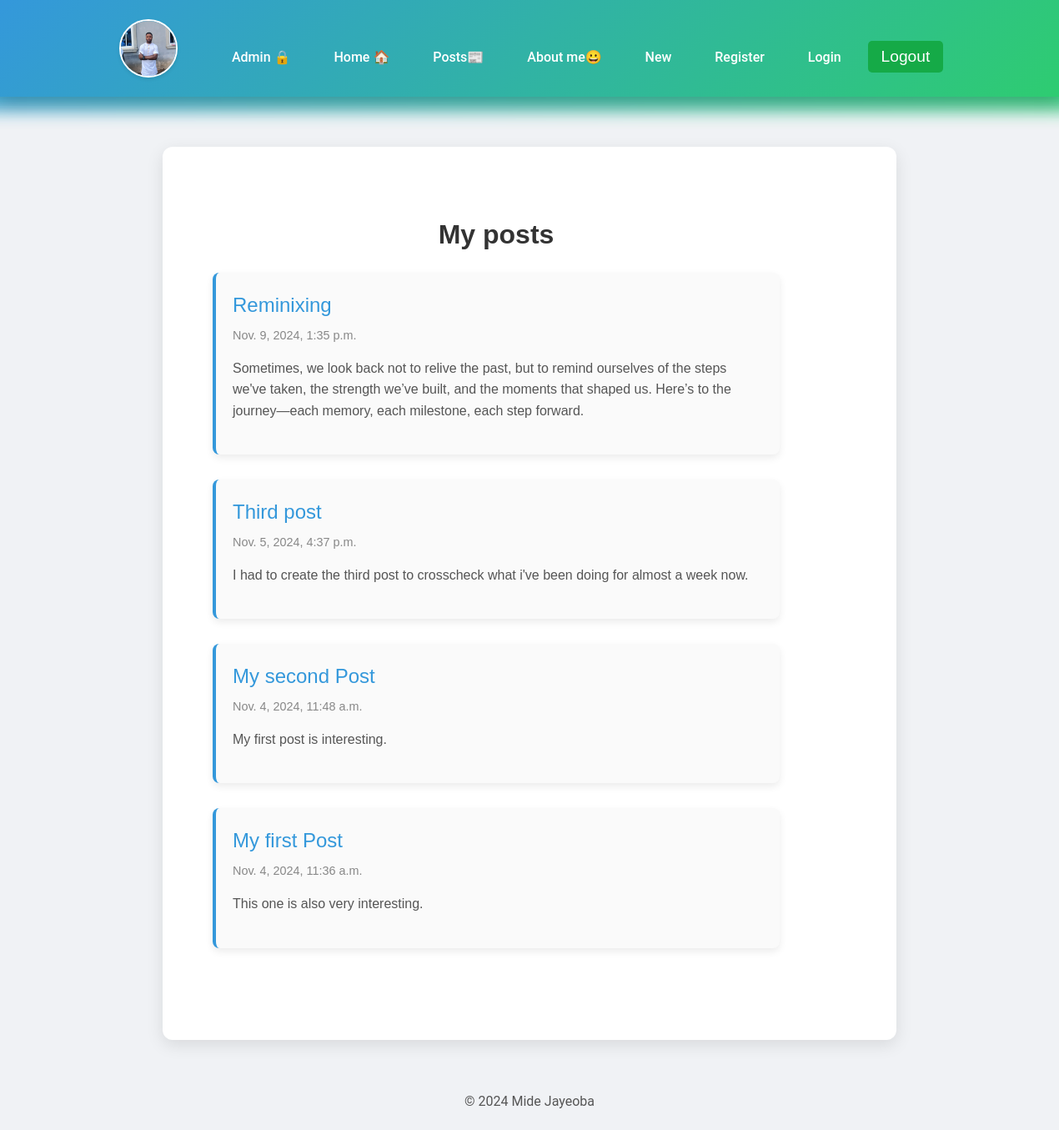
/posts/, run on the app's committed database.
### posts/models.py (models this page shows, shortened)
class Post(models.Model):
    title = models.CharField(max_length=75)
    body = models.TextField()
    slug = models.SlugField()
    date = models.DateTimeField(auto_now_add=True)
    banner = models.ImageField(default='fallback.png', blank=True)

### posts/views.py (the view)
# urls.py: path('', views.posts_list, name="posts_list"),
def posts_list(request):
    posts = Post.objects.all().order_by('-date')
    return render(request, 'posts/posts_list.html', {'posts': posts})

### posts/templates/posts/posts_list.html
{% extends "layout.html" %} {% block title %} posts {% endblock title %}
{% block content %}
<section>
    <h1>My posts</h1>
    {% for post in posts %}
        <article class="post">
            <h2>
                <a href="{% url 'post_page' slug=post.slug %}">
                    {{ post.title }}
                </a>
            </h2>
            <p>{{ post.date }}</p>
            <p>{{ post.body }}</p>
        </article>
    {% endfor %}
</section>
{% endblock content %}

### static/css/style.css (style rules this page uses)
* { margin: 0; padding: 0; box-sizing: border-box; }
body { min-height: 100vh; display: grid; place-content: centers; font-size: 3rem; background-color: black; color: whitesmoke; }
h1, p { text-align: center; }
a { color: green; }
section { width: 90%; max-width: 800px; margin: 40px auto; padding: 20px; font-family: Arial, sans-serif; }
section h1 { font-size: 2rem; color: #333; margin-bottom: 20px; text-align: center; }
.post { margin-bottom: 30px; padding: 20px; border-radius: 8px; background-color: #f9f9f9; box-shadow: 0 4px 8px rgba(0, 0, 0, 0.1); }
.post h2 { font-size: 1.5rem; margin: 0; color: #2c3e50; }
.post h2 a { text-decoration: none; color: #3498db; transition: color 0.3s; }
.post p:first-of-type { font-size: 0.9rem; color: #888; margin: 5px 0 15px; }
.post p { line-height: 1.6; color: #555; }
body { font-family: "Roboto", sans-serif; color: #333; background-color: #f0f2f5; line-height: 1.6; }
h1 { font-size: 2.5rem; color: #2c3e50; text-align: center; margin-bottom: 30px; font-weight: 600; }
h2 { font-size: 1.8rem; color: #333; margin-bottom: 10px; font-weight: 500; }
p { font-size: 1rem; color: #555; margin-bottom: 20px; line-height: 1.8; }
.post { margin-bottom: 30px; padding: 20px; background-color: #fafafa; border-radius: 8px; border-left: 4px solid #3498db; box-shadow: 0 4px 10px rgba(0, 0, 0, 0.08); transition: box-shadow 0.3s ease; }
.post p:first-of-type { font-size: 0.9rem; color: #888; font-weight: 500; margin: 5px 0 15px; }
section { margin: 20px 0; }
section h2 { font-size: 1.8rem; color: #3498db; margin-bottom: 10px; text-align: left; }
section p { font-size: 1rem; color: #333; text-align: left; }
section a { color: #3498db; text-decoration: none; font-weight: 500; transition: color 0.2s; }

### data on the page
Post: title "Reminixing", date "Nov. 9, 2024, 1:35 p.m.", body "Sometimes, we look back not to relive the past, but to remind ourselves of the steps we've taken, the strength we’ve built, and the moments that shaped us. Here’s to the journey—each memory, each milestone, each step forward."
Post: title "Third post", date "Nov. 5, 2024, 4:37 p.m.", body "I had to create the third post to crosscheck what i've been doing for almost a week now."
Post: title "My second Post", date "Nov. 4, 2024, 11:48 a.m.", body "My first post is interesting."
Post: title "My first Post", date "Nov. 4, 2024, 11:36 a.m.", body "This one is also very interesting."
